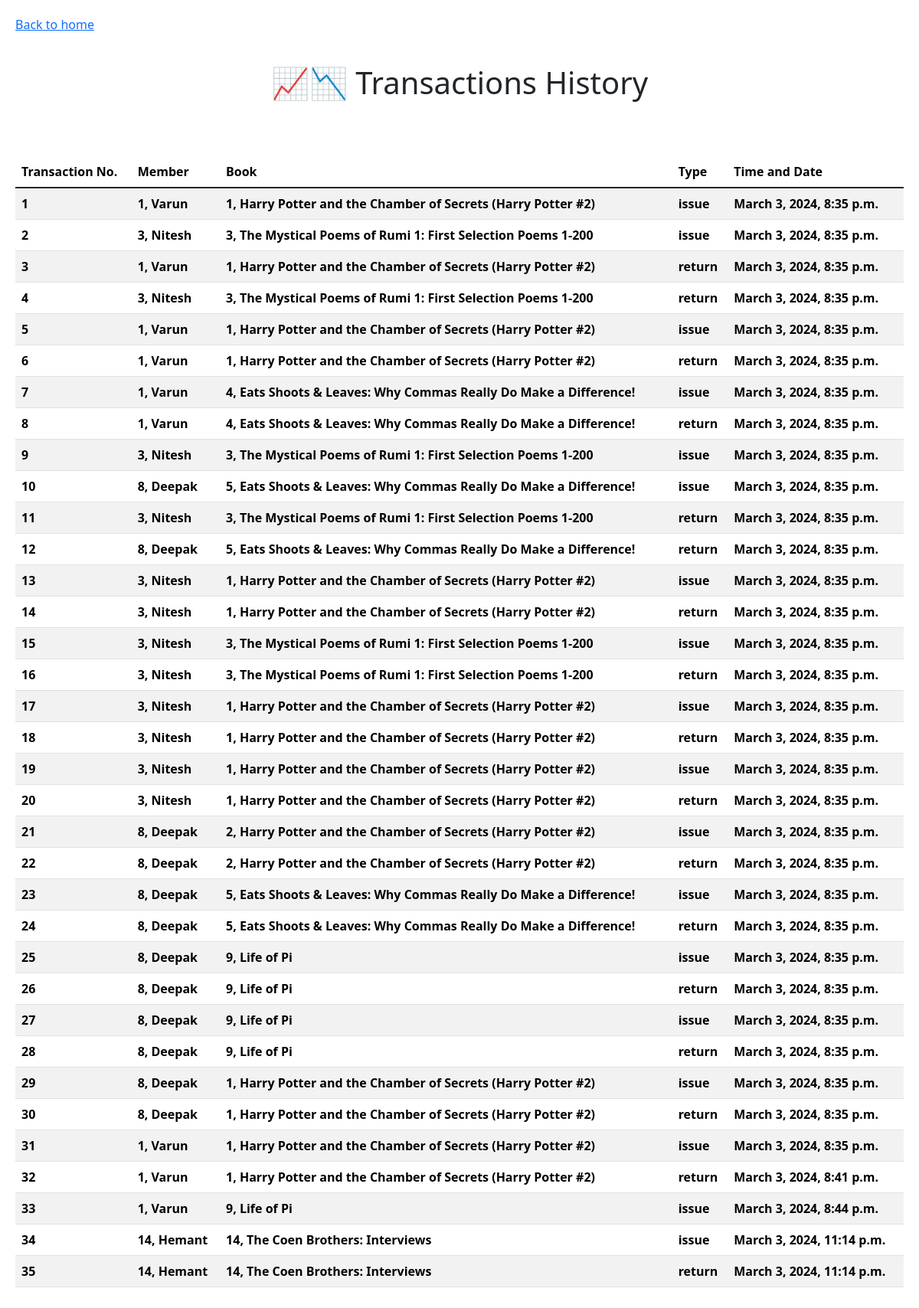
Screenshot of /transactions/ with the database file from the repository.
### lib_manage/models.py (models this page shows)
class Transaction(models.Model):
    member = models.ForeignKey(Member, on_delete=models.RESTRICT)
    book = models.ForeignKey(Books, on_delete=models.RESTRICT)
    type = models.CharField(max_length=10, null=True)
    datetime = models.DateTimeField(auto_now_add=True, null=True)

class Member(models.Model):
    name = models.CharField(max_length = 20)
    number = models.BigIntegerField()
    holding = models.ForeignKey(Books, on_delete=models.RESTRICT, null=True)
    fees = models.IntegerField(default=0)

class Books(models.Model):
    title = models.CharField(max_length=255, null=True)
    author = models.CharField(max_length=255, null=True)
    isbn = models.BigIntegerField(null=True)
    publisher = models.CharField(max_length=255, null=True)
    status = models.BooleanField(default=True)
    holder = models.IntegerField(null=True)

### lib_manage/views.py (the view)
# urls.py: path("transactions/", views.transacView, name='transacView'),
def transacView(request):
    if request.method == 'GET':
        transaction_list = list(Transaction.objects.all())
        return render(request, 'lib_manage/transactions.html', {'transaction_list':transaction_list})

### lib_manage/templates/lib_manage/transactions.html
{% extends "lib_manage/layout.html" %}
{% load static %}
{% block body %}
{% load static %}
<div class="blocks top_head">
    <h1>📈📉 Transactions History</h1>
</div>
<br>
<div class="blocks">
    <table class="table table-striped">
        <thead>
            <tr>
                <th scope="col">Transaction No.</th>
                <th scope="col">Member</th>
                <th scope="col">Book</th>
                <th scope="col">Type</th>
                <th scope="col">Time and Date</th>
            </tr>
        </thead>
        <tbody class="table-group-divider">
            {% for data in transaction_list %}
                <tr>
                    <th scope="col">{{ data.id }}</th>
                    <th scope="col">{{ data.member.id }}, {{ data.member.name }}</th>
                    <th scope="col">{{ data.book.id }}, {{ data.book.title }}</th>
                    <th scope="col">{{ data.type }}</th>
                    <th scope="col">{{ data.datetime }}</th>
                </tr>
            {% endfor %}
        </tbody>
    </table>
</div>
{% endblock %}

### lib_manage/static/lib_manage/styles.css (style rules this page uses)
.blocks { padding: 20px 20px 20px 20px; }
.top_head { text-align: center; }

### rows the page displays
Transaction: id "1", member.id "1", member.name "Varun", book.id "1", book "Harry Potter and the Chamber of Secrets (Harry Potter #2)", type "issue", datetime "March 3, 2024, 8:35 p.m."
Transaction: id "2", member.id "3", member.name "Nitesh", book.id "3", book "The Mystical Poems of Rumi 1: First Selection Poems 1-200", type "issue", datetime "March 3, 2024, 8:35 p.m."
Transaction: id "3", member.id "1", member.name "Varun", book.id "1", book "Harry Potter and the Chamber of Secrets (Harry Potter #2)", type "return", datetime "March 3, 2024, 8:35 p.m."
Transaction: id "4", member.id "3", member.name "Nitesh", book.id "3", book "The Mystical Poems of Rumi 1: First Selection Poems 1-200", type "return", datetime "March 3, 2024, 8:35 p.m."
Transaction: id "5", member.id "1", member.name "Varun", book.id "1", book "Harry Potter and the Chamber of Secrets (Harry Potter #2)", type "issue", datetime "March 3, 2024, 8:35 p.m."
Transaction: id "6", member.id "1", member.name "Varun", book.id "1", book "Harry Potter and the Chamber of Secrets (Harry Potter #2)", type "return", datetime "March 3, 2024, 8:35 p.m."
Transaction: id "7", member.id "1", member.name "Varun", book.id "4", book "Eats Shoots & Leaves: Why Commas Really Do Make a Difference!", type "issue", datetime "March 3, 2024, 8:35 p.m."
Transaction: id "8", member.id "1", member.name "Varun", book.id "4", book "Eats Shoots & Leaves: Why Commas Really Do Make a Difference!", type "return", datetime "March 3, 2024, 8:35 p.m."
Transaction: id "9", member.id "3", member.name "Nitesh", book.id "3", book "The Mystical Poems of Rumi 1: First Selection Poems 1-200", type "issue", datetime "March 3, 2024, 8:35 p.m."
Transaction: id "10", member.id "8", member.name "Deepak", book.id "5", book "Eats Shoots & Leaves: Why Commas Really Do Make a Difference!", type "issue", datetime "March 3, 2024, 8:35 p.m."
Transaction: id "11", member.id "3", member.name "Nitesh", book.id "3", book "The Mystical Poems of Rumi 1: First Selection Poems 1-200", type "return", datetime "March 3, 2024, 8:35 p.m."
Transaction: id "12", member.id "8", member.name "Deepak", book.id "5", book "Eats Shoots & Leaves: Why Commas Really Do Make a Difference!", type "return", datetime "March 3, 2024, 8:35 p.m."
Transaction: id "13", member.id "3", member.name "Nitesh", book.id "1", book "Harry Potter and the Chamber of Secrets (Harry Potter #2)", type "issue", datetime "March 3, 2024, 8:35 p.m."
Transaction: id "14", member.id "3", member.name "Nitesh", book.id "1", book "Harry Potter and the Chamber of Secrets (Harry Potter #2)", type "return", datetime "March 3, 2024, 8:35 p.m."
Transaction: id "15", member.id "3", member.name "Nitesh", book.id "3", book "The Mystical Poems of Rumi 1: First Selection Poems 1-200", type "issue", datetime "March 3, 2024, 8:35 p.m."
Transaction: id "16", member.id "3", member.name "Nitesh", book.id "3", book "The Mystical Poems of Rumi 1: First Selection Poems 1-200", type "return", datetime "March 3, 2024, 8:35 p.m."
Transaction: id "17", member.id "3", member.name "Nitesh", book.id "1", book "Harry Potter and the Chamber of Secrets (Harry Potter #2)", type "issue", datetime "March 3, 2024, 8:35 p.m."
Transaction: id "18", member.id "3", member.name "Nitesh", book.id "1", book "Harry Potter and the Chamber of Secrets (Harry Potter #2)", type "return", datetime "March 3, 2024, 8:35 p.m."
Transaction: id "19", member.id "3", member.name "Nitesh", book.id "1", book "Harry Potter and the Chamber of Secrets (Harry Potter #2)", type "issue", datetime "March 3, 2024, 8:35 p.m."
Transaction: id "20", member.id "3", member.name "Nitesh", book.id "1", book "Harry Potter and the Chamber of Secrets (Harry Potter #2)", type "return", datetime "March 3, 2024, 8:35 p.m."
Transaction: id "21", member.id "8", member.name "Deepak", book.id "2", book "Harry Potter and the Chamber of Secrets (Harry Potter #2)", type "issue", datetime "March 3, 2024, 8:35 p.m."
Transaction: id "22", member.id "8", member.name "Deepak", book.id "2", book "Harry Potter and the Chamber of Secrets (Harry Potter #2)", type "return", datetime "March 3, 2024, 8:35 p.m."
Transaction: id "23", member.id "8", member.name "Deepak", book.id "5", book "Eats Shoots & Leaves: Why Commas Really Do Make a Difference!", type "issue", datetime "March 3, 2024, 8:35 p.m."
Transaction: id "24", member.id "8", member.name "Deepak", book.id "5", book "Eats Shoots & Leaves: Why Commas Really Do Make a Difference!", type "return", datetime "March 3, 2024, 8:35 p.m."
Transaction: id "25", member.id "8", member.name "Deepak", book.id "9", book "Life of Pi", type "issue", datetime "March 3, 2024, 8:35 p.m."
Transaction: id "26", member.id "8", member.name "Deepak", book.id "9", book "Life of Pi", type "return", datetime "March 3, 2024, 8:35 p.m."
Transaction: id "27", member.id "8", member.name "Deepak", book.id "9", book "Life of Pi", type "issue", datetime "March 3, 2024, 8:35 p.m."
Transaction: id "28", member.id "8", member.name "Deepak", book.id "9", book "Life of Pi", type "return", datetime "March 3, 2024, 8:35 p.m."
Transaction: id "29", member.id "8", member.name "Deepak", book.id "1", book "Harry Potter and the Chamber of Secrets (Harry Potter #2)", type "issue", datetime "March 3, 2024, 8:35 p.m."
Transaction: id "30", member.id "8", member.name "Deepak", book.id "1", book "Harry Potter and the Chamber of Secrets (Harry Potter #2)", type "return", datetime "March 3, 2024, 8:35 p.m."
Transaction: id "31", member.id "1", member.name "Varun", book.id "1", book "Harry Potter and the Chamber of Secrets (Harry Potter #2)", type "issue", datetime "March 3, 2024, 8:35 p.m."
Transaction: id "32", member.id "1", member.name "Varun", book.id "1", book "Harry Potter and the Chamber of Secrets (Harry Potter #2)", type "return", datetime "March 3, 2024, 8:41 p.m."
Transaction: id "33", member.id "1", member.name "Varun", book.id "9", book "Life of Pi", type "issue", datetime "March 3, 2024, 8:44 p.m."
Transaction: id "34", member.id "14", member.name "Hemant", book.id "14", book "The Coen Brothers: Interviews", type "issue", datetime "March 3, 2024, 11:14 p.m."
Transaction: id "35", member.id "14", member.name "Hemant", book.id "14", book "The Coen Brothers: Interviews", type "return", datetime "March 3, 2024, 11:14 p.m."
